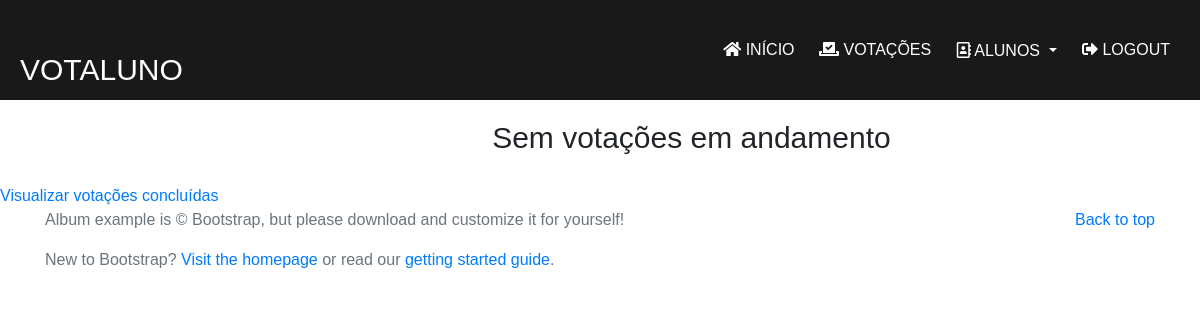
The app's page /emAndamento/ (signed in), older data.
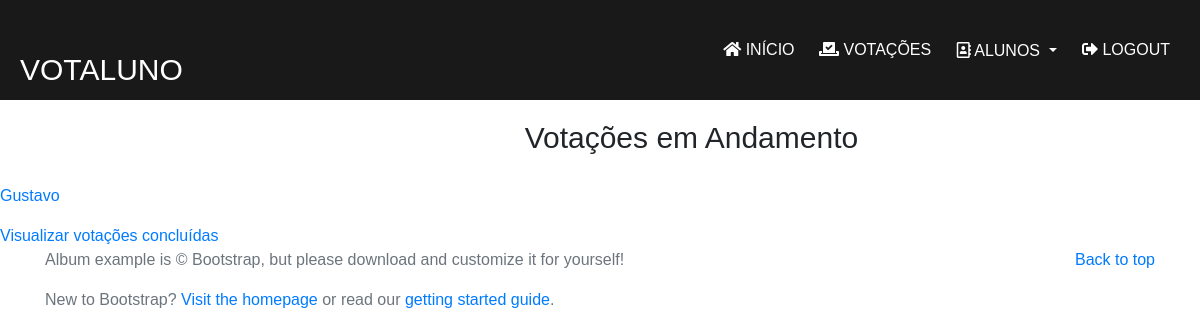
The same page, newer data.
### votacoes/models.py (models this page shows)
class Votacao(models.Model):
    aluno = models.ForeignKey(Aluno,on_delete=models.CASCADE)
    created_date = models.DateTimeField(default=now, editable=False)
    votosP = models.IntegerField(default=0)
    votosN = models.IntegerField(default=0)
    concluida = models.BooleanField(default=False)

class Aluno(models.Model):
    imagemAluno = models.ImageField(upload_to='images/alunos')
    nomeAluno = models.CharField(
        max_length=255,
        null=False,
        blank=False
    )
    cursoAluno = models.CharField(
        max_length=50,
        null=False,
        blank=False
    )
    turmaAluno = models.CharField(
        max_length=1,
        null=False,
        blank=False
    )
    cpfAluno = models.CharField(
        max_length=14,
        null=False,
        blank=False
    )
    serieAluno = models.IntegerField(
        null=False,
        blank=False,
    )

### votacoes/views.py (the view)
# urls.py: path('emAndamento/',views.emAndamento,name='emAndamento'),
@login_required
def emAndamento(request):
    context = {}
    votacoesEmAndamento = Votacao.objects.filter(concluida=False)
    context['votacoesEmAndamento'] = votacoesEmAndamento
    return render(request,'votacoes/emAndamento.html',context)

### votacoes/templates/votacoes/emAndamento.html
{% extends 'baseSite.html' %}
{% block content %}
{% if votacoesEmAndamento %}
    <h2>Votações em Andamento</h2>
    <ul>
    {% for Votacao in votacoesEmAndamento %}
        <li><a href="#">{{ Votacao.aluno.nomeAluno }}</a></li>
    {% endfor %}
    </ul>
    <a href="{% url 'concluidas' %}">Visualizar votações concluídas</a>
{% else %}
    <h2>Sem votações em andamento</h2>
    <a href="{% url 'concluidas' %}">Visualizar votações concluídas</a>
{% endif %}
{% endblock %}

Row changes from the older to the newer data that the page shows:
added Votacao: aluno.nomeAluno "Gustavo"
Text that changed along with them:
text no longer shown: "Sem votações em andamento"
text now shown: "Votações em Andamento"
